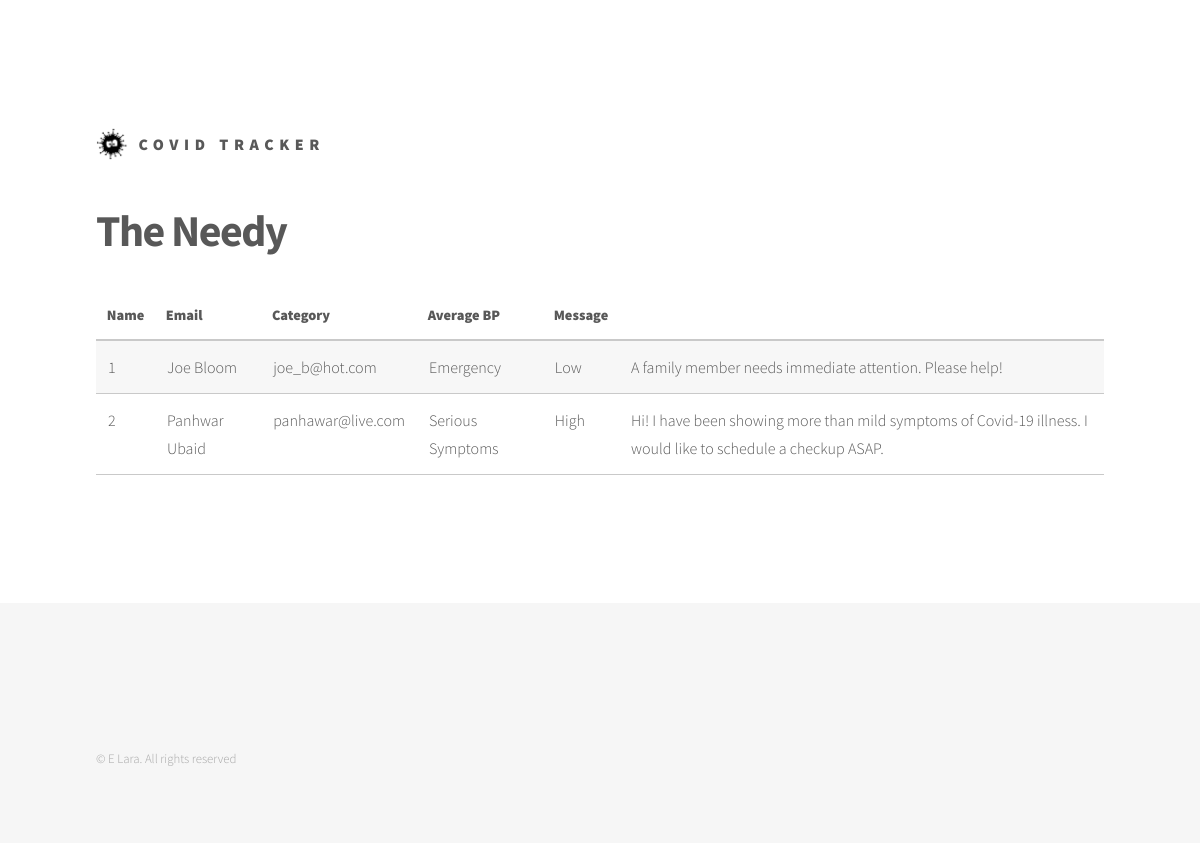
The app's page /help-info.php with its own data.
### tables this page shows
CREATE TABLE `help` (
  `id` int(11) UNSIGNED NOT NULL,
  `name` text NOT NULL,
  `email` varchar(100) NOT NULL,
  `category` text NOT NULL,
  `bp` text NOT NULL,
  `message` varchar(300) NOT NULL
);

### help-info.php (the view, shortened to what this page needs)
<?php
	require_once $_SERVER['DOCUMENT_ROOT'] . '/CovidTracker/assets/php/config.php';
?>
<!DOCTYPE HTML>
<html>
	<head>
		<link rel="stylesheet" href="assets/css/main.css" />
	</head>
	<body class="is-preload">
			<div id="wrapper">
					<header id="header">
						<div class="inner">
								<a href="admin-panel.php" class="logo">
									<span class="symbol"><img src="images/logo.png" alt="" /></span><span class="title">Covid Tracker</span>
                                </a>
						</div>
					</header>
					<div id="main">
						<div class="inner">
							<h1>The Needy</h1>
                            <section>
                                <div class="table-wrapper">
                                <?php
										$query = "SELECT * from help limit 100;";
										$queryResult = $db->query($query);
									?>
										<table>
											<thead>
												<tr>
                                                    <th>Name</th>
                                                    <th>Email</th>
                                                    <th>Category</th>
                                                    <th>Average BP</th>
                                                    <th>Message</th>
												</tr>
											</thead>
									<?php
										while ($queryRow = $queryResult->fetch_row()) {
											echo "<tr>";
											for($i = 0; $i < $queryResult->field_count; $i++){
												echo "<td>$queryRow[$i]</td>";
											}
											echo "</tr>";
										}
									?>
										</table>
                                </div>
                            </section>
                        </div>
					</div>
					<footer id="footer">
						<div class="inner">
							<ul class="copyright">
								<li>&copy; E Lara. All rights reserved</li>
							</ul>
						</div>
					</footer>
			</div>
	</body>
</html>

### assets/css/main.css (style rules this page uses)
html, body, div, span, applet, object, iframe, h1, h2, h3, h4, h5, h6, p, blockquote, pre, a, abbr, acronym, address, big, cite, code, del, dfn, em, img, ins, kbd, q, s, samp, small, strike, strong, sub, sup, tt, var, b, u, i, center, dl, dt, dd, ol, ul, li, fieldset, form, label, legend, table, caption, tbody, tfoot, thead, tr, th, td, article, aside, canvas, details, embed, figure, figcaption, footer, header, hgroup, menu, nav, output, ruby, section, summary, time, mark, audio, video { margin: 0; padding: 0; border: 0; font-size: 100%; font: inherit; vertical-align: baseline; }
article, aside, details, figcaption, figure, footer, header, hgroup, menu, nav, section { display: block; }
body { line-height: 1; }
ol, ul { list-style: none; }
table { border-collapse: collapse; border-spacing: 0; }
body { -webkit-text-size-adjust: none; }
body { -ms-overflow-style: scrollbar; }
html { box-sizing: border-box; }
*, *:before, *:after { box-sizing: inherit; }
body { background: #ffffff; }
body.is-preload *, body.is-preload *:before, body.is-preload *:after { -moz-animation: none !important; -webkit-animation: none !important; -ms-animation: none !important; animation: none !important; -moz-transition: none !important; -webkit-transition: none !important; -ms-transition: none !important; transition: none !important; }
body, input, select, textarea { color: #585858; font-family: "Source Sans Pro", Helvetica, sans-serif; font-size: 16pt; font-weight: 300; line-height: 1.75; }
@media screen and (max-width: 1680px) { body, input, select, textarea { font-size: 14pt; } }
@media screen and (max-width: 1280px) { body, input, select, textarea { font-size: 12pt; } }
a { -moz-transition: border-bottom-color 0.2s ease, color 0.2s ease; -webkit-transition: border-bottom-color 0.2s ease, color 0.2s ease; -ms-transition: border-bottom-color 0.2s ease, color 0.2s ease; transition: border-bottom-color 0.2s ease, color 0.2s ease; text-decoration: none; color: #585858; border-bottom: dotted 1px rgba(88, 88, 88, 0.5); }
h1 { font-size: 2.75em; font-weight: 700; line-height: 1.3; margin: 0 0 1em 0; letter-spacing: -0.035em; }
ul { list-style: disc; margin: 0 0 2em 0; padding-left: 1em; }
ul li { padding-left: 0.5em; }
.table-wrapper { -webkit-overflow-scrolling: touch; overflow-x: auto; }
table { margin: 0 0 2em 0; width: 100%; }
table tbody tr { border: solid 1px #c9c9c9; border-left: 0; border-right: 0; }
table tbody tr:nth-child(2n + 1) { background-color: rgba(144, 144, 144, 0.075); }
table td { padding: 0.75em 0.75em; }
table th { font-size: 0.9em; font-weight: 900; padding: 0 0.75em 0.75em 0.75em; text-align: left; }
table thead { border-bottom: solid 2px #c9c9c9; }
#header { padding: 8em 0 0.1em 0 ; }
#header .logo { display: block; border-bottom: 0; color: inherit; font-weight: 900; letter-spacing: 0.35em; margin: 0 0 2.5em 0; text-decoration: none; text-transform: uppercase; display: inline-block; }
#header .logo > * { display: inline-block; vertical-align: middle; }
#header .logo .symbol { margin-right: 0.65em; }
#header .logo .symbol img { display: block; width: 2em; height: 2em; }
#wrapper { -moz-transition: opacity 0.45s ease; -webkit-transition: opacity 0.45s ease; -ms-transition: opacity 0.45s ease; transition: opacity 0.45s ease; opacity: 1; }
#main { padding: 0em 0 6em 0 ; }
#footer { padding: 5em 0 6em 0 ; background-color: #f6f6f6; }
#footer > .inner { display: -moz-flex; display: -webkit-flex; display: -ms-flex; display: flex; -moz-flex-wrap: wrap; -webkit-flex-wrap: wrap; -ms-flex-wrap: wrap; flex-wrap: wrap; -moz-flex-direction: row; -webkit-flex-direction: row; -ms-flex-direction: row; flex-direction: row; }
#footer > .inner > * > :last-child { margin-bottom: 0; }
#footer > .inner .copyright { width: 100%; padding: 0; margin-top: 5em; list-style: none; font-size: 0.8em; color: rgba(88, 88, 88, 0.5); }
#footer > .inner .copyright li { display: inline-block; border-left: solid 1px rgba(88, 88, 88, 0.15); line-height: 1; padding: 0 0 0 1em; margin: 0 0 0 1em; }
#footer > .inner .copyright li:first-child { border-left: 0; padding-left: 0; margin-left: 0; }
@media screen and (max-width: 1280px) { #footer { padding: 5em 0 3em 0 ; } }
#wrapper > * > .inner { width: 100%; max-width: 68em; margin: 0 auto; padding: 0 2.5em; }

### records on screen
help: id "1", name "Joe Bloom", email "joe_b@hot.com", category "Emergency", bp "Low", message "A family member needs immediate attention. Please help!"
help: id "2", name "Panhwar Ubaid", email "panhawar@live.com", category "Serious Symptoms", bp "High", message "Hi! I have been showing more than mild symptoms of Covid-19 illness. I would like to schedule a checkup ASAP."
